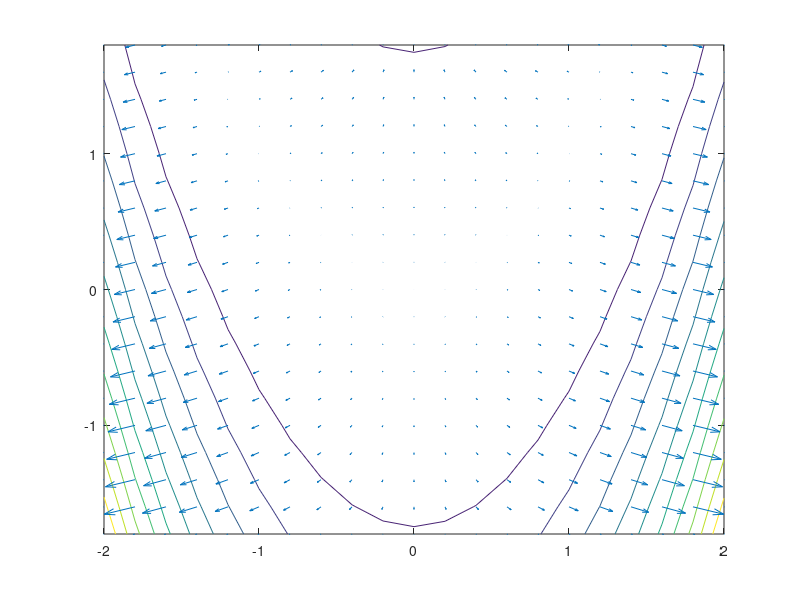

Recreate this plot in MATLAB.
% use meshgrid to create a rectangular grid
[x,y]=meshgrid(-2:.2:2,-1.8:.2:1.8);

% compute function values at the points of the grid
z = 100*(y-x.^2).^2 + (1-x).^2;

% compute gradients
% dx – partial derivative in respect of x; dy – partial derivative in respect of y
[dx,dy]=gradient(z);

% plot contourlines
contour(x,y,z)

% the next plot will be constructed on top of the existing figure
hold on

% plot gradients
quiver(x,y,dx,dy)

% finish drawing
hold off
